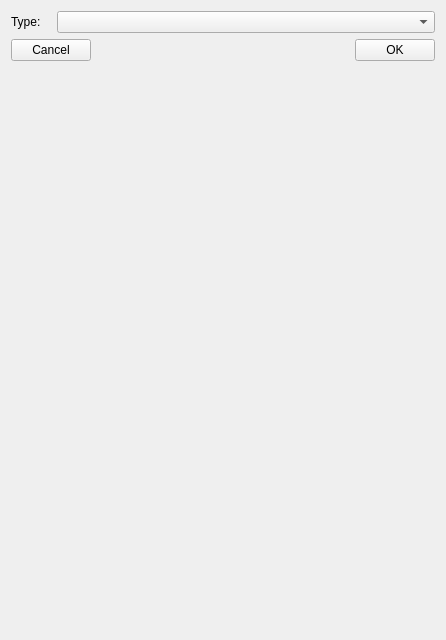
<?xml version="1.0" encoding="UTF-8"?>
<ui version="4.0">
 <class>MeshBaseWidget</class>
 <widget class="QWidget" name="MeshBaseWidget">
  <property name="geometry">
   <rect>
    <x>0</x>
    <y>0</y>
    <width>446</width>
    <height>640</height>
   </rect>
  </property>
  <property name="windowTitle">
   <string>Form</string>
  </property>
  <layout class="QGridLayout" name="gridLayout">
   <item row="0" column="0">
    <widget class="QLabel" name="label_Type">
     <property name="maximumSize">
      <size>
       <width>40</width>
       <height>16777215</height>
      </size>
     </property>
     <property name="text">
      <string>Type:</string>
     </property>
    </widget>
   </item>
   <item row="0" column="1">
    <widget class="QComboBox" name="comboBox_Type"/>
   </item>
   <item row="1" column="0" colspan="2">
    <layout class="QGridLayout" name="gridLayout_SubWidget"/>
   </item>
   <item row="2" column="0" colspan="2">
    <layout class="QGridLayout" name="gridLayout_2">
     <item row="0" column="0">
      <widget class="QPushButton" name="pushButton_Cancel">
       <property name="text">
        <string>Cancel</string>
       </property>
      </widget>
     </item>
     <item row="0" column="1">
      <spacer name="horizontalSpacer_3">
       <property name="orientation">
        <enum>Qt::Horizontal</enum>
       </property>
       <property name="sizeHint" stdset="0">
        <size>
         <width>40</width>
         <height>20</height>
        </size>
       </property>
      </spacer>
     </item>
     <item row="0" column="2">
      <widget class="QPushButton" name="pushButton_OK">
       <property name="text">
        <string>OK</string>
       </property>
      </widget>
     </item>
    </layout>
   </item>
   <item row="3" column="0" colspan="2">
    <spacer name="verticalSpacer">
     <property name="orientation">
      <enum>Qt::Vertical</enum>
     </property>
     <property name="sizeHint" stdset="0">
      <size>
       <width>20</width>
       <height>562</height>
      </size>
     </property>
    </spacer>
   </item>
  </layout>
 </widget>
 <resources/>
 <connections/>
</ui>
